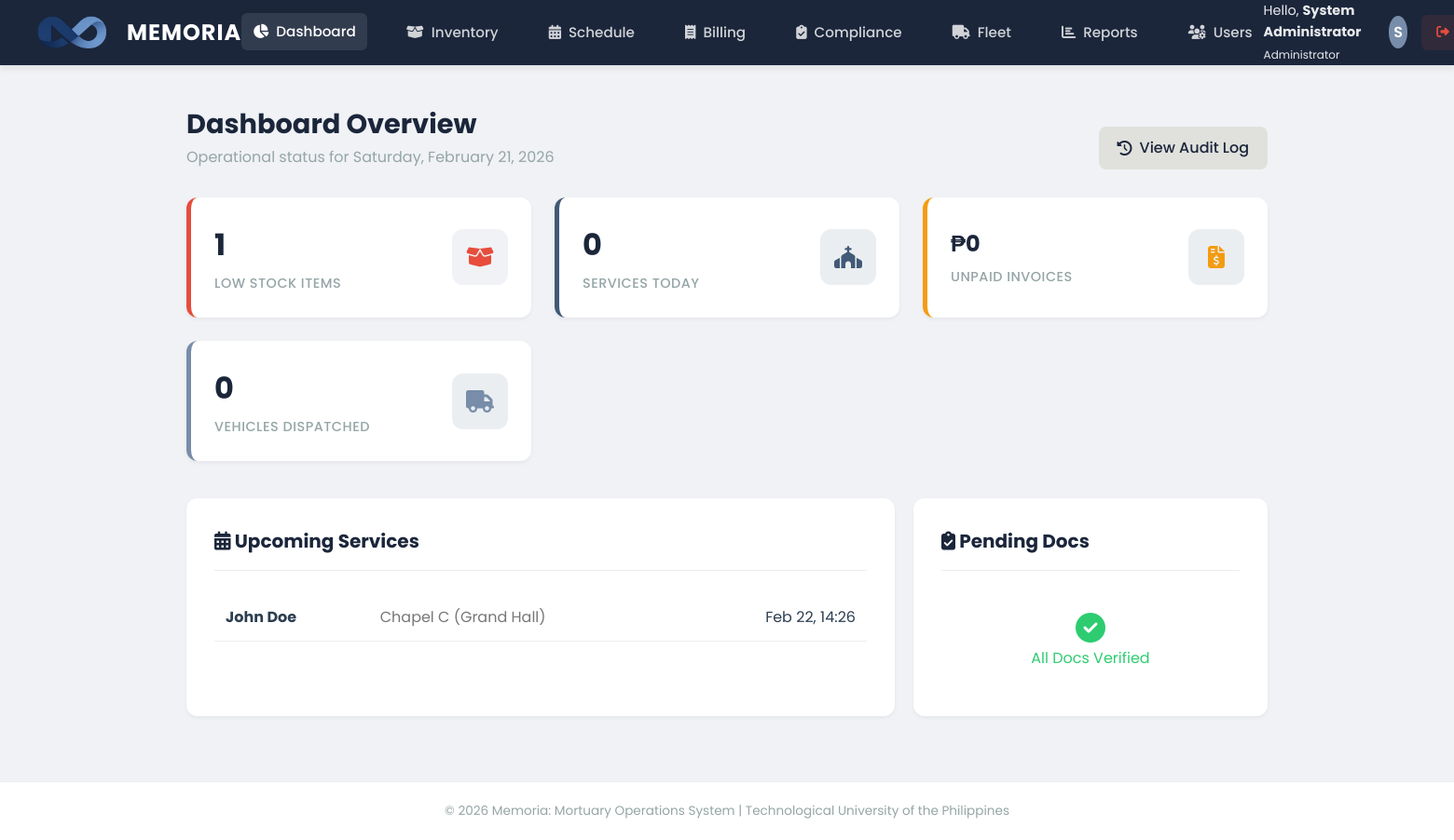
/dashboard.php (signed in), run on the app's committed database.
### tables this page shows
CREATE TABLE `reservations` (
  `id` int(11) NOT NULL,
  `chapel_name` varchar(50) NOT NULL,
  `deceased_name` varchar(100) NOT NULL,
  `start_date` datetime NOT NULL,
  `end_date` datetime NOT NULL,
  `reserved_by` int(11) DEFAULT NULL
);

### dashboard.php (the view, shortened to what this page needs)
<?php
include('includes/header.php');
$role = $_SESSION['role'];
$inv_q = mysqli_query($conn, "SELECT COUNT(*) as total FROM items WHERE stock_quantity <= min_stock_level");
$low_stock = mysqli_fetch_assoc($inv_q)['total'];
$today = date('Y-m-d');
$sched_q = mysqli_query($conn, "SELECT COUNT(*) as total FROM reservations WHERE DATE(start_date) = '$today'");
$today_services = mysqli_fetch_assoc($sched_q)['total'];
$bill_q = mysqli_query($conn, "SELECT SUM(total_amount) as total FROM invoices WHERE status = 'Unpaid'");
$unpaid_total = mysqli_fetch_assoc($bill_q)['total'] ?? 0;
$fleet_q = mysqli_query($conn, "SELECT COUNT(*) as total FROM vehicles WHERE status = 'In Use'");
$active_fleet = mysqli_fetch_assoc($fleet_q)['total'];
?>
<div style="margin-bottom: 30px; display: flex; justify-content: space-between; align-items: end;">
    <div>
        <h1 style="font-size: 1.8rem; color: var(--deep-navy);">Dashboard Overview</h1>
        <p style="color: var(--text-light);">Operational status for <?= date('l, F d, Y'); ?></p>
    </div>
    <?php if($role == 'Administrator'): ?>
        <a href="modules/admin/audit_trail.php" class="btn" style="background: var(--cloud-gray); color: var(--deep-navy);">
            <i class="fas fa-history"></i> View Audit Log
        </a>
    <?php endif; ?>
</div>
<div class="dashboard-grid">
    <?php if(in_array($role, ['Administrator', 'Inventory Clerk'])): ?>
    <div class="stat-card" style="border-left-color: <?= $low_stock > 0 ? 'var(--danger)' : 'var(--success)' ?>;">
        <div class="stat-content">
            <h3><?= $low_stock ?></h3>
            <p>Low Stock Items</p>
        </div>
        <div class="stat-icon" style="color: <?= $low_stock > 0 ? 'var(--danger)' : 'var(--success)' ?>; background: #f0f2f5;">
            <i class="fas fa-box-open"></i>
        </div>
    </div>
    <?php endif; ?>
    <?php if(in_array($role, ['Administrator', 'Front Desk Staff'])): ?>
    <div class="stat-card" style="border-left-color: var(--slate-blue);">
        <div class="stat-content">
            <h3><?= $today_services ?></h3>
            <p>Services Today</p>
        </div>
        <div class="stat-icon"><i class="fas fa-church"></i></div>
    </div>
    <div class="stat-card" style="border-left-color: #f39c12;">
        <div class="stat-content">
            <h3 style="font-size: 1.5rem;">₱<?= number_format($unpaid_total) ?></h3>
            <p>Unpaid Invoices</p>
        </div>
        <div class="stat-icon" style="color: #f39c12;"><i class="fas fa-file-invoice-dollar"></i></div>
    </div>
    <?php endif; ?>
    <?php if(in_array($role, ['Administrator', 'Fleet Coordinator'])): ?>
    <div class="stat-card" style="border-left-color: var(--muted-teal);">
        <div class="stat-content">
            <h3><?= $active_fleet ?></h3>
            <p>Vehicles Dispatched</p>
        </div>
        <div class="stat-icon" style="color: var(--muted-teal);"><i class="fas fa-truck"></i></div>
    </div>
    <?php endif; ?>
</div>
<div style="display: grid; grid-template-columns: 2fr 1fr; gap: 20px;">
    <?php if(in_array($role, ['Administrator', 'Front Desk Staff', 'Fleet Coordinator'])): ?>
    <div class="panel">
        <div class="panel-header">
            <h2><i class="fas fa-calendar-alt"></i> Upcoming Services</h2>
        </div>
        <table style="width: 100%; border-collapse: collapse;">
            <tbody>
                <?php
                $upcoming = mysqli_query($conn, "SELECT deceased_name, chapel_name, start_date FROM reservations WHERE start_date >= NOW() ORDER BY start_date ASC LIMIT 5");
                if(mysqli_num_rows($upcoming) > 0) {
                    while($row = mysqli_fetch_assoc($upcoming)) {
                        echo "<tr>
                            <td style='padding: 12px; border-bottom: 1px solid #eee;'><strong>{$row['deceased_name']}</strong></td>
                            <td style='padding: 12px; border-bottom: 1px solid #eee; color: #777;'>{$row['chapel_name']}</td>
                            <td style='padding: 12px; border-bottom: 1px solid #eee; text-align: right;'>" . date('M d, H:i', strtotime($row['start_date'])) . "</td>
                        </tr>";
                    }
                } else {
                    echo "<tr><td colspan='3' style='padding: 15px; text-align: center; color: #777;'>No upcoming services scheduled.</td></tr>";
                }
                ?>
            </tbody>
        </table>
    </div>
    <?php endif; ?>
    <?php if(in_array($role, ['Administrator', 'Front Desk Staff'])): ?>
    <div class="panel">
        <div class="panel-header">
            <h2><i class="fas fa-clipboard-check"></i> Pending Docs</h2>
        </div>
        <?php
        $pending = mysqli_query($conn, "SELECT d.document_type, r.deceased_name FROM documents d JOIN reservations r ON d.reservation_id = r.id WHERE d.status = 'Pending' LIMIT 5");
        if(mysqli_num_rows($pending) > 0) {
            while($row = mysqli_fetch_assoc($pending)) {
                echo "<div style='padding: 10px; border-bottom: 1px solid #eee; display: flex; justify-content: space-between;'>
                    <span style='font-size: 0.9rem;'>{$row['deceased_name']}</span>
                    <span style='background: #fee2e2; color: #991b1b; padding: 2px 6px; border-radius: 4px; font-size: 0.7rem;'>{$row['document_type']}</span>
                </div>";
            }
        } else {
            echo "<div style='text-align: center; color: var(--success); padding: 20px;'><i class='fas fa-check-circle' style='font-size: 2rem;'></i><br>All Docs Verified</div>";
        }
        ?>
    </div>
    <?php endif; ?>
</div>
<?php include('includes/footer.php'); ?>

### assets/css/style.css (style rules this page uses)
:root { --deep-navy: #1B263B; --slate-blue: #415A77; --cloud-gray: #E0E1DD; --muted-teal: #778DA9; --white: #FFFFFF; --danger: #e74c3c; --success: #2ecc71; --text-dark: #2c3e50; --text-light: #95a5a6; --shadow-sm: 0 2px 4px rgba(0,0,0,0.05); --shadow-md: 0 4px 6px rgba(0,0,0,0.07); --shadow-lg: 0 10px 15px rgba(0,0,0,0.1); }
* { margin: 0; padding: 0; box-sizing: border-box; }
body { font-family: 'Poppins', sans-serif; background-color: #F0F2F5; color: var(--text-dark); line-height: 1.6; min-height: 100vh; display: flex; flex-direction: column; }
.dashboard-grid { display: grid; grid-template-columns: repeat(auto-fit, minmax(280px, 1fr)); gap: 25px; margin-bottom: 40px; }
.stat-card { background: var(--white); border-radius: 12px; padding: 25px; display: flex; align-items: center; justify-content: space-between; box-shadow: var(--shadow-sm); transition: transform 0.3s ease, box-shadow 0.3s ease; border-left: 5px solid var(--slate-blue); }
.stat-content h3 { font-size: 2rem; font-weight: 700; color: var(--deep-navy); margin-bottom: 5px; }
.stat-content p { color: var(--text-light); font-size: 0.9rem; font-weight: 500; text-transform: uppercase; letter-spacing: 0.5px; }
.stat-icon { width: 60px; height: 60px; background: rgba(65, 90, 119, 0.1); border-radius: 12px; display: flex; justify-content: center; align-items: center; font-size: 1.5rem; color: var(--slate-blue); }
.panel { background: var(--white); border-radius: 12px; box-shadow: var(--shadow-sm); padding: 30px; margin-bottom: 30px; }
.panel-header { display: flex; justify-content: space-between; align-items: center; margin-bottom: 25px; border-bottom: 1px solid #eee; padding-bottom: 15px; }
.panel-header h2 { color: var(--deep-navy); font-size: 1.25rem; }
.btn { padding: 10px 20px; border-radius: 8px; font-weight: 500; cursor: pointer; border: none; transition: all 0.2s; text-decoration: none; display: inline-flex; align-items: center; gap: 8px; }

### data on the page
reservations: deceased_name "John Doe", chapel_name "Chapel C (Grand Hall)", start_date "Feb 22, 14:26"

### other printed values
$_SESSION['full_name'] "System Administrator"
$_SESSION['role'] "Administrator"
substr($_SESSION['full_name'], 0, 1) "S"
$low_stock "1"
$today_services "0"
$unpaid_total "0"
$active_fleet "0"
